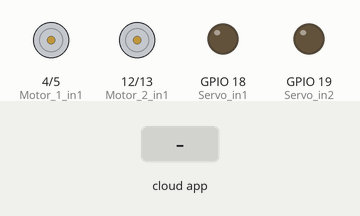
Bench run of a sketch on a simulated ESP32. Parts: motor-driver pin pairs drawn as motors (green arrow = first pin HIGH = forward, orange = second pin HIGH = backward, longer = more drive, scaled by the enable pin), output pins drawn as LEDs (lit = HIGH). The inputs (shaded band) are chosen by the test bench. The RemoteXY app is connected; what the sketch prints to the serial monitor is not drawn.

Above: at 1.2 s.
1.3 s: the phone or cloud app sets button_lft to 1
At 2.1 s:
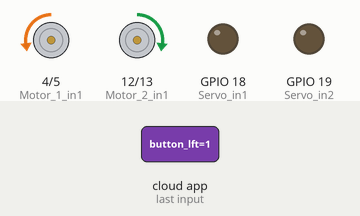
2.8 s: the phone or cloud app sets button_lft to 0
At 3.2 s:
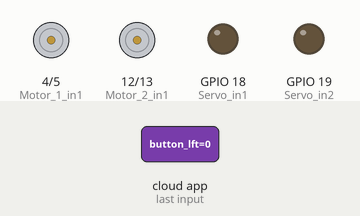
4.3 s: the phone or cloud app sets button_rgt to 1
At 5.5 s:
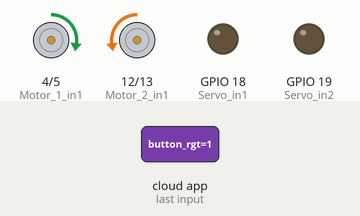
5.8 s: the phone or cloud app sets button_rgt to 0
At 6.7 s:
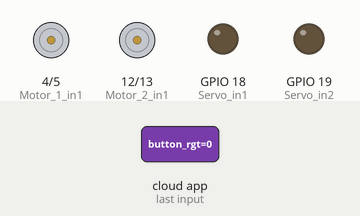
7.3 s: the phone or cloud app sets button_fwd to 1
At 7.9 s:
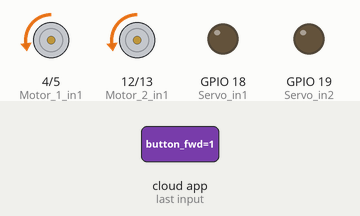
8.8 s: the phone or cloud app sets button_fwd to 0
At 10.2 s:
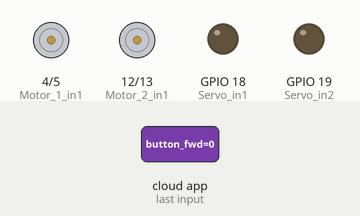
Timing chart, 0 to 11.3 s (numbered marks = the images above; inputs shaded):
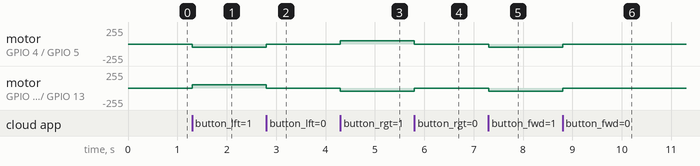

The sketch:

main.ino
```cpp
#include <Arduino.h>
//////////////////////////////////////////////
//        RemoteXY include library          //
//////////////////////////////////////////////

// you can Motor_1_Motor_2_ENle debug logging to Serial at 115200
//#define REMOTEXY__DEBUGLOG

// RemoteXY select connection mode and include library
#define REMOTEXY_MODE__WIFI_POINT

#include <WiFi.h>

// RemoteXY connection settings
#define REMOTEXY_WIFI_SSID "The_Turd_Breaker"
#define REMOTEXY_WIFI_PASSWORD "123456789"
#define REMOTEXY_SERVER_PORT 6377
#define REMOTEXY_ACCESS_PASSWORD "123456789"


#include <RemoteXY.h>

// RemoteXY GUI configuration
#pragma pack(push, 1)
uint8_t RemoteXY_CONF[] =   // 86 bytes
  { 255,5,0,0,0,79,0,19,0,0,0,0,28,2,106,200,200,84,1,1,
  5,0,1,20,32,24,24,124,36,19,19,0,12,31,0,1,49,95,45,45,
  156,36,19,19,0,12,31,0,4,60,160,42,14,44,46,59,16,176,12,26,
  1,49,91,45,45,13,16,19,19,0,12,31,0,1,246,43,45,45,13,43,
  19,19,0,12,31,0 };

// this structure defines all the variables and events of your control interface
struct {

    // input variables
  uint8_t button_lft; // =1 if button pressed, else =0
  uint8_t button_rgt; // =1 if button pressed, else =0
  int8_t slider_centre; // from -100 to 100
  uint8_t button_fwd; // =1 if button pressed, else =0
  uint8_t button_bwd; // =1 if button pressed, else =0

    // other variable
  uint8_t connect_flag;  // =1 if wire connected, else =0

} RemoteXY;
#pragma pack(pop)

/////////////////////////////////////////////
//           END RemoteXY include          //
/////////////////////////////////////////////

#define Motor_1_EN  2  // D4
#define Motor_1_in1 4  // D2
#define Motor_1_in2 5  // D1

#define Motor_2_EN  14  // D5
#define Motor_2_in1 12  // D6
#define Motor_2_in2 13  // D7

#define Lift_EN 2
#define Servo_in1 18   //D0
#define Servo_in2 19   //D8

#define Micro_Adjustment 50
#define MAX_SPEED 255
#define LIFT_MOTOR_SPEED 170
#define MICRO_SPEED 50
#define DEBOUNCE_TIME 300       // Debounce time to detect tap vs hold


void setup() {
  RemoteXY_Init ();
  init_pinout();
  Serial.begin(115200);
}

void loop() {
  RemoteXY_Handler ();
  Handler(RemoteXY.button_fwd, RemoteXY.button_bwd, RemoteXY.button_lft, RemoteXY.button_rgt, RemoteXY.slider_centre);
}

void init_pinout() {
  // motor 1
  pinMode(Motor_1_EN,  OUTPUT);
  pinMode(Motor_1_in1, OUTPUT);
  pinMode(Motor_1_in2, OUTPUT);

  // motor 2
  pinMode(Motor_2_EN,  OUTPUT);
  pinMode(Motor_2_in1, OUTPUT);
  pinMode(Motor_2_in2, OUTPUT);
  pinMode(Servo_in1, OUTPUT);
  pinMode(Servo_in2, OUTPUT);

}


/////////////////////////////////////////////
//             The Driver                  //
/////////////////////////////////////////////

// Variables to store the time of the last button press
unsigned long lastPressTimeFwd = 0;
unsigned long lastPressTimeBwd = 0;
unsigned long lastPressTimeLft = 0;
unsigned long lastPressTimeRgt = 0;

unsigned long pressDurationFwd = 0;
unsigned long pressDurationBwd = 0;
unsigned long pressDurationLft = 0;
unsigned long pressDurationRgt = 0;

// // Function to handle speed based on press duration
// void handleMovement(int fwd, int bwd, int lft, int rgt) {
//   // Left movement logic
//   if (lft) {
//     pressDurationLft = millis() - lastPressTimeLft;
//     if (pressDurationLft < DEBOUNCE_TIME) {
//       left(MICRO_SPEED);     // Micro adjustment speed
//     } else {
//       left(MAX_SPEED);       // Full speed
//     }
//   }
//   // Right movement logic
//   else if (rgt) {
//     pressDurationRgt = millis() - lastPressTimeRgt;
//     if (pressDurationRgt < DEBOUNCE_TIME) {
//       right(MICRO_SPEED);    // Micro adjustment speed
//     } else {
//       right(MAX_SPEED);      // Full speed
//     }
//   }
//   // Forward movement logic
//   else{
//     if (fwd) {
//       pressDurationFwd = millis() - lastPressTimeFwd;
//       if (pressDurationFwd < DEBOUNCE_TIME) {
//         forward(MICRO_SPEED);  // Micro adjustment speed
//       } else {
//         forward(MAX_SPEED);    // Full speed
//       }
//     }
//     // Backward movement logic
//     else if (bwd) {
//       pressDurationBwd = millis() - lastPressTimeBwd;
//       if (pressDurationBwd < DEBOUNCE_TIME) {
//         backward(MICRO_SPEED);  // Micro adjustment speed
//       } else {
//         backward(MAX_SPEED);    // Full speed
//       }
//     }
//     // Stop the motors when no direction is pressed
//     else {
//       stopMotors();  // Stop all motors
//     }
//   }
// }

// Handler to set the last press time for each direction
void Handler(int fwd, int bwd, int lft, int rgt, int ctr_val) {
  // Check if a direction button is pressed and calculate the press duration
  if (fwd) lastPressTimeFwd = millis();
  if (bwd) lastPressTimeBwd = millis();
  if (lft) lastPressTimeLft = millis();
  if (rgt) lastPressTimeRgt = millis();

  // Handle movement based on the press duration for the normal directions (fwd, bwd, lft, rgt)
  if (fwd && lft) {
    pressDurationFwd = millis() - lastPressTimeFwd;
    if (pressDurationFwd < DEBOUNCE_TIME) {
      left(MICRO_SPEED);    // Micro adjustment speed
    } else {
      arcLeft(MAX_SPEED);   // Arc Left turn at full speed
    }
  } else if (fwd && rgt) {
    pressDurationFwd = millis() - lastPressTimeFwd;
    if (pressDurationFwd < DEBOUNCE_TIME) {
      right(MICRO_SPEED);   // Micro adjustment speed
    } else {
      arcRight(MAX_SPEED);  // Arc Right turn at full speed
    }
  } else if (bwd && lft) {
    pressDurationBwd = millis() - lastPressTimeBwd;
    if (pressDurationBwd < DEBOUNCE_TIME) {
      left(MICRO_SPEED);    // Micro adjustment speed
    } else {
      arcLeftBackward(MAX_SPEED);  // Arc Left backward turn at full speed
    }
  } else if (bwd && rgt) {
    pressDurationBwd = millis() - lastPressTimeBwd;
    if (pressDurationBwd < DEBOUNCE_TIME) {
      right(MICRO_SPEED);   // Micro adjustment speed
    } else {
      arcRightBackward(MAX_SPEED); // Arc Right backward turn at full speed
    }
  } else if (fwd) {
    pressDurationFwd = millis() - lastPressTimeFwd;
    if (pressDurationFwd < DEBOUNCE_TIME) {
      forward(MICRO_SPEED);  // Micro adjustment speed
    } else {
      forward(MAX_SPEED);    // Full forward speed
    }
  } else if (bwd) {
    pressDurationBwd = millis() - lastPressTimeBwd;
    if (pressDurationBwd < DEBOUNCE_TIME) {
      backward(MICRO_SPEED);  // Micro adjustment speed
    } else {
      backward(MAX_SPEED);    // Full backward speed
    }
  } else if (lft) {
    pressDurationLft = millis() - lastPressTimeLft;
    if (pressDurationLft < DEBOUNCE_TIME) {
      left(MICRO_SPEED);      // Micro adjustment speed
    } else {
      left(MAX_SPEED);        // Full left speed
    }
  } else if (rgt) {
    pressDurationRgt = millis() - lastPressTimeRgt;
    if (pressDurationRgt < DEBOUNCE_TIME) {
      right(MICRO_SPEED);     // Micro adjustment speed
    } else {
      right(MAX_SPEED);       // Full right speed
    }
  } else {
    stopMotors();  // Stop motors when no button is pressed
  }
}
/////////////////////////////////////////////
//        Motor controller Funtions        //
/////////////////////////////////////////////

// High-level movement functions
void forward(int speed) {
  forward_motor1(speed);
  forward_motor2(speed);
  Serial.println("Moving Forward");
}

void backward(int speed) {
  backward_motor1(speed);
  backward_motor2(speed);
  Serial.println("Moving Backward");
}
void right(int speed) {
  backward_motor1(speed);
  forward_motor2(speed);
  Serial.println("Turning Right");
}

void left(int speed) {
  forward_motor1(speed);
  backward_motor2(speed);
  Serial.println("Turning Left");
}

void arcLeft(int speed) {
  forward_motor1(speed / 3);
  forward_motor2(speed);
  Serial.println("Arc Left Forward");
}

void arcRight(int speed) {
  forward_motor1(speed);
  forward_motor2(speed / 3);
  Serial.println("Arc Right Forward");
}

void arcLeftBackward(int speed) {
  backward_motor1(speed / 3);
  backward_motor2(speed);
  Serial.println("Arc Left Backward");
}

void arcRightBackward(int speed) {
  backward_motor1(speed);
  backward_motor2(speed / 3);
  Serial.println("Arc Right Backward");
}

// Low Level Motor Control Function
void forward_motor1(int speed) {
  analogWrite(Motor_1_EN, speed);
  digitalWrite(Motor_1_in1, LOW);
  digitalWrite(Motor_1_in2, HIGH);
}

void backward_motor1(int speed) {
  analogWrite(Motor_1_EN, speed);
  digitalWrite(Motor_1_in1, HIGH);
  digitalWrite(Motor_1_in2, LOW);
}

void forward_motor2(int speed) {
  analogWrite(Motor_2_EN, speed);
  digitalWrite(Motor_2_in1, LOW);
  digitalWrite(Motor_2_in2, HIGH);
}

void backward_motor2(int speed) {
  analogWrite(Motor_2_EN, speed);
  digitalWrite(Motor_2_in1, HIGH);
  digitalWrite(Motor_2_in2, LOW);
}

void stopMotors() {
  digitalWrite(Motor_1_in1, LOW);
  digitalWrite(Motor_1_in2, LOW);
  analogWrite(Motor_1_EN, 0);

  digitalWrite(Motor_2_in1, LOW);
  digitalWrite(Motor_2_in2, LOW);
  analogWrite(Motor_2_EN, 0);
}

/////////////////////////////////////////////
//           LIft Motor Funtions           //
/////////////////////////////////////////////

void lift_up() {

  digitalWrite(Servo_in1, HIGH);
  digitalWrite(Servo_in2, LOW);

}

void put_down() {

  digitalWrite(Servo_in1, LOW);
  digitalWrite(Servo_in2, HIGH);

}


void stop_lift_motor() {
  digitalWrite(Servo_in1, LOW);
  digitalWrite(Servo_in2, LOW);
}

void cw() {
   // Set PWM speed for motor 2
  analogWrite(Lift_EN, LIFT_MOTOR_SPEED);
  digitalWrite(Servo_in1, LOW);
  digitalWrite(Servo_in2, HIGH);
}

void ccw() {
    // Set PWM speed for motor 2
  analogWrite(Lift_EN, LIFT_MOTOR_SPEED);
  digitalWrite(Servo_in1, HIGH);
  digitalWrite(Servo_in2, LOW);
}
```

Measured:
- after the input at 1.3 s, motor on GPIO 4 (Motor_1_in1) / GPIO 5 (Motor_1_in2): stopped → backward 50/255 at once; motor on GPIO 12 (Motor_2_in1) / GPIO 13 (Motor_2_in2): stopped → forward 50/255 at once
- after the input at 2.8 s, motor on GPIO 4 (Motor_1_in1) / GPIO 5 (Motor_1_in2): backward 50/255 → stopped at once; motor on GPIO 12 (Motor_2_in1) / GPIO 13 (Motor_2_in2): forward 50/255 → stopped at once
- after the input at 4.3 s, motor on GPIO 4 (Motor_1_in1) / GPIO 5 (Motor_1_in2): stopped → forward 50/255 at once; motor on GPIO 12 (Motor_2_in1) / GPIO 13 (Motor_2_in2): stopped → backward 50/255 at once
- after the input at 5.8 s, motor on GPIO 4 (Motor_1_in1) / GPIO 5 (Motor_1_in2): forward 50/255 → stopped at once; motor on GPIO 12 (Motor_2_in1) / GPIO 13 (Motor_2_in2): backward 50/255 → stopped at once
- after the input at 7.3 s, motor on GPIO 4 (Motor_1_in1) / GPIO 5 (Motor_1_in2), motor on GPIO 12 (Motor_2_in1) / GPIO 13 (Motor_2_in2): stopped → backward 50/255 at once
- after the input at 8.8 s, motor on GPIO 4 (Motor_1_in1) / GPIO 5 (Motor_1_in2), motor on GPIO 12 (Motor_2_in1) / GPIO 13 (Motor_2_in2): backward 50/255 → stopped at once
